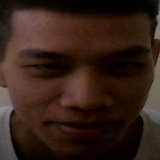
#> input picture fileFullname_crofgp.jpg, 160 x 160 px; its folder holds only this picture in this run
$ python -i gwt.py   (imports and definitions only)   (older library calls are emulated)
#> lines starting #> are read from the running program, lines starting #| are printed output that depends on the picture
#> further down, picture is the input picture: shape (160, 160, 3); mean B, G, R 23.8, 32.5, 52.3
import cv2
import pylab as pl
import glob
import pandas as pd
import numpy as np


# define gabor filter bank with different orientations and at different scales
def build_filters():
    filters = []
    ksize = 9
    # define the range for theta and nu
    for theta in np.arange(0, np.pi, np.pi / 8):
        for scale in range(1, 5 + 1):
            kern = cv2.getGaborKernel((ksize, ksize), scale, theta, 10, 0.5, 0, ktype=cv2.CV_32F)
            kern /= 1.5 * kern.sum()
            filters.append(kern)
    return filters


# function to convolve the image with the filters
def process(img, filters):
    v_gwt = []
    for kern in filters:
        fimg = cv2.filter2D(img, cv2.CV_8UC3, kern)
        v_gwt.append(np.mean(fimg))
        v_gwt.append(np.var(fimg))
        v_gwt.append(np.std(fimg))

        # intialize pca and logistic regression model
    return np.array(v_gwt)


def gwtfeature(img):
    filters = build_filters()
    f = np.asarray(filters)
    if len(img.shape)==3:
        Ig=cv2.cvtColor(img,cv2.COLOR_BGR2GRAY)
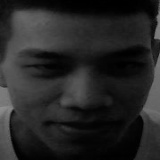
#> Ig: shape (160, 160); min 0, max 142, mean 37.4
    else:
        Ig=img.copy()
    Ig=cv2.resize(Ig,(64,64))
#> Ig: shape (64, 64)
    v_wgt=process(Ig,filters)
#> the loop in process, `for kern in filters:` made 40 passes
#> pass 1, in process, `fimg = cv2.filter2D(img, cv2.CV_8UC3, kern)`:
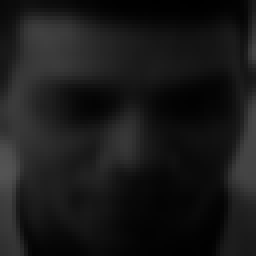
#> fimg: shape (64, 64) (shown 4 times larger); min 0, max 83, mean 24.9
#> after the loop in process, `for kern in filters:`: v_gwt = 120 values, max 473.3 at index 13, min 16.72 at index 95, mean 125.1
#> v_wgt has the same summary as v_gwt in process
    return v_wgt

>>> import cv2
>>> picture = cv2.imread('../../fileFullname_crofgp.jpg')
>>> result = gwtfeature(picture)
#> result has the same summary as v_gwt in process
